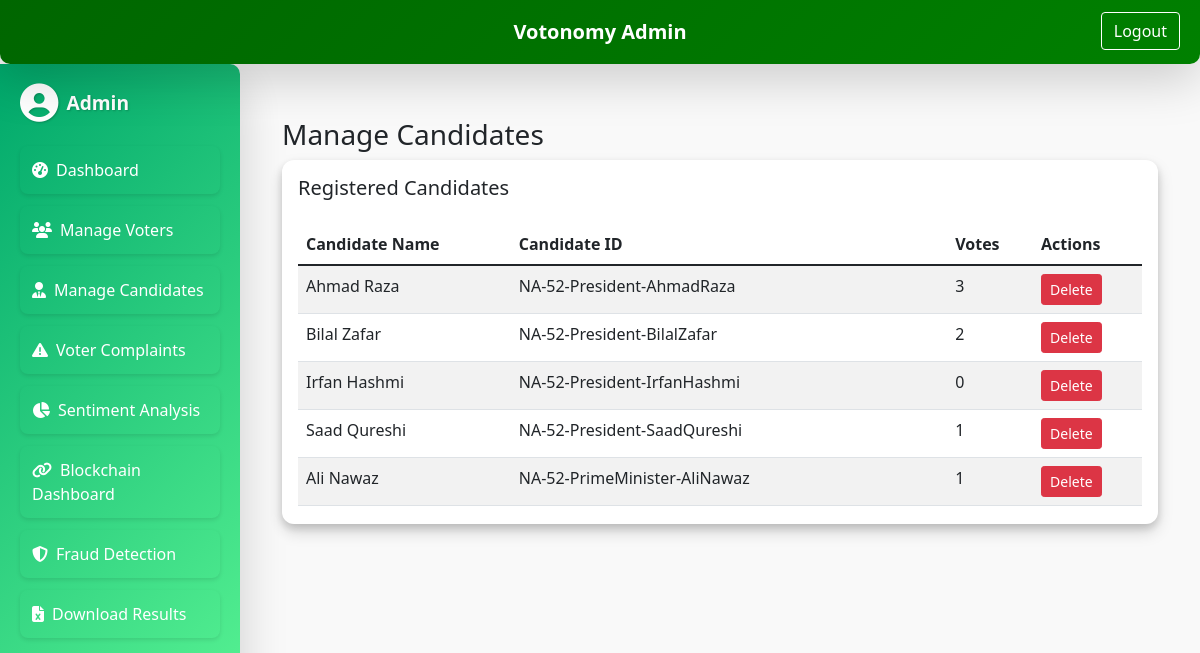
The page /admin/manage-candidates (signed in) on the database its author committed.
### models.py (models this page shows)
class Candidate(db.Model):
    id = db.Column(db.Integer, primary_key=True)
    candidate_name = db.Column(db.String(100), nullable=False)
    candidate_id = db.Column(db.String(100), unique=True, nullable=False)
    votes = db.Column(db.Integer, default=0)

### admin.py (the view)
@admin_bp.route('/manage-candidates', methods=['GET'])
@admin_login_required
def manage_candidates():
    update_vote_counts()
    return render_template(
        'manage_candidates.html',
        candidates=Candidate.query.all(),
        pending_candidate_requests=candidate_requests
    )

### admin.py (called while the page is built)
def admin_login_required(func):
    @wraps(func)
    def wrapper(*args, **kwargs):
        if not session.get("admin_logged_in"):
            return redirect(url_for("admin_bp.admin_login"))
        return func(*args, **kwargs)
    return wrapper

def update_vote_counts():
    vote_data = db.session.query(Vote.candidate_id, db.func.count(Vote.id)).group_by(Vote.candidate_id).all()
    vote_map = {cid: count for cid, count in vote_data}
    for candidate in Candidate.query.all():
        candidate.votes = vote_map.get(candidate.candidate_id, 0)
    db.session.commit()

### templates/admin/manage_candidates.html (shortened to what this page needs)
{% extends "base_admin.html" %}
{% block content %}
<div class="container mt-4">
  <h3>Manage Candidates</h3>
  <div class="admin-card-3d p-3 mb-4">
    <h5>Registered Candidates</h5>
    {% if candidates|length == 0 %}
      <p>No registered candidates.</p>
    {% else %}
    <div style="max-height: 300px; overflow-y: auto;">
      <table class="table table-striped mt-3">
        <thead>
          <tr>
            <th>Candidate Name</th>
            <th>Candidate ID</th>
            <th>Votes</th>
            <th>Actions</th>
          </tr>
        </thead>
        <tbody>
          {% for candidate in candidates %}
          <tr>
            <td>{{ candidate.candidate_name }}</td>
            <td>{{ candidate.candidate_id }}</td>
            <td>{{ candidate.votes }}</td>
            <td>
              <form method="POST" action="{{ url_for('admin_bp.delete_candidate', candidate_id=candidate.candidate_id) }}" style="display:inline;">
                <button type="submit" class="btn btn-danger btn-sm">Delete</button>
              </form>
            </td>
          </tr>
          {% endfor %}
        </tbody>
      </table>
    </div>
    {% endif %}
  </div>
</div>
{% endblock %}

### static/css/admin_styles.css (style rules this page uses)
.admin-bg { background-color: #f9f9f9; position: relative; overflow: hidden; }
.admin-bg::before { content: ""; position: absolute; top: 0; left: 0; width: 100%; height: 100%; background: url('../images/pakistan_flag.png') no-repeat center center; background-size: cover; opacity: 0.2; z-index: -1; transform: perspective(500px) rotateX(2deg); }
.admin-card-3d { background: #ffffff; border-radius: 12px; box-shadow: 0 4px 8px rgba(0,0,0,0.15), 0 8px 16px rgba(0,0,0,0.15); transition: transform 0.3s ease, box-shadow 0.3s ease; margin-bottom: 20px; }

### rows shown on the page
Candidate: candidate_name "Ahmad Raza", candidate_id "NA-52-President-AhmadRaza", votes "3"
Candidate: candidate_name "Bilal Zafar", candidate_id "NA-52-President-BilalZafar", votes "2"
Candidate: candidate_name "Irfan Hashmi", candidate_id "NA-52-President-IrfanHashmi", votes "0"
Candidate: candidate_name "Saad Qureshi", candidate_id "NA-52-President-SaadQureshi", votes "1"
Candidate: candidate_name "Ali Nawaz", candidate_id "NA-52-PrimeMinister-AliNawaz", votes "1"
